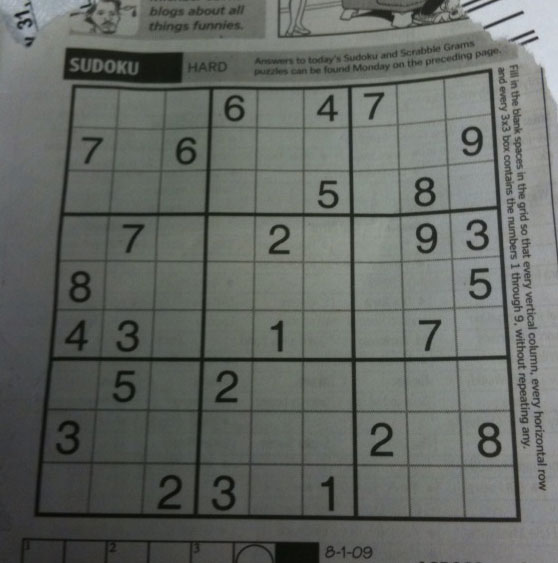
#> input picture day02_opencv_color/sudoku.png, 558 x 563 px
$ python step3_adaptive.py
#> lines starting #> are read from the running program, lines starting #| are printed output that depends on the picture; after the words box and inside, x2 and y2 are one past the last pixel; in counts of white or black regions, pixels touching at a corner belong together
import cv2 as cv
import numpy as np

# 이미지 읽기 (그레이스케일)
# — 조명 불균형이 있는 이미지 권장
img = cv.imread('sudoku.png', cv.IMREAD_GRAYSCALE)
#> img: shape (563, 558); min 7, max 218, mean 101.8

# 콜백 함수
# def nothing(x):
#     pass
def nothing(x):
    pass
# 창 생성
cv.imshow('image', img)

# 트랙바 생성
# — blockSize (3~31, 초기값 11, 반드시 홀수)
cv.createTrackbar('blockSize', 'image', 11, 31, nothing)
# — C (0~20, 초기값 2)
cv.createTrackbar('C', 'image', 2, 20, nothing)

# 반복문
while(1):
    # 트랙바 값 읽기
    block = cv.getTrackbarPos('blockSize', 'image')
    C = cv.getTrackbarPos('C', 'image') # C 값 읽어오기 추가
    # blockSize가 짝수면 1 더하기 (홀수 보장)
    # — if blockSize % 2 == 0: blockSize += 1
    if block < 3:
        block = 3
    if block % 2 == 0:
        block += 1
    # Global Threshold (고정)
    # — cv.threshold(img, 127, 255, cv.THRESH_BINARY)
    ret1, global_th = cv.threshold(img, 127, 255, cv.THRESH_BINARY)
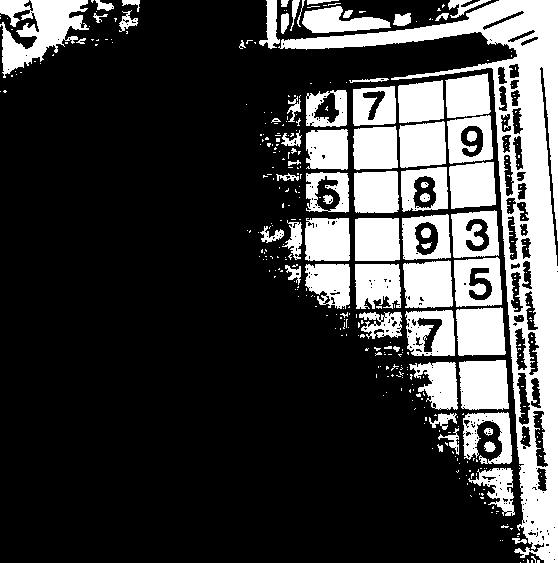
#> global_th: shape (563, 558); 25.3% white; 376 white regions (307 under 20 px), largest, box (x1, y1, x2, y2) and area: (278, 0, 558, 563) 25952, (0, 0, 89, 78) 3634, (459, 360, 509, 410) 2273
    # Otsu 자동 이진화
    # — cv.threshold(img, 0, 255, cv.THRESH_BINARY + cv.THRESH_OTSU)
    ret2, otsu_th = cv.threshold(img, 0, 255, cv.THRESH_BINARY + cv.THRESH_OTSU)
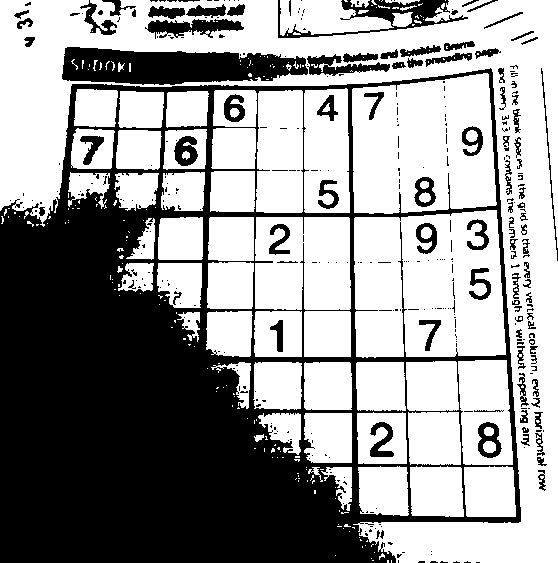
#> otsu_th: shape (563, 558); 59.4% white; 361 black regions (263 under 20 px), largest, box (x1, y1, x2, y2) and area: (0, 68, 521, 563) 104893, (62, 47, 308, 85) 6753, (278, 0, 468, 38) 1967
#> ret2 = 96
    # Adaptive Mean Threshold
    # — cv.adaptiveThreshold(img, 255, cv.ADAPTIVE_THRESH_MEAN_C,
    #                        cv.THRESH_BINARY, blockSize, C)
    mean_th = cv.adaptiveThreshold(img, 255, cv.ADAPTIVE_THRESH_MEAN_C, cv.THRESH_BINARY, block, C)
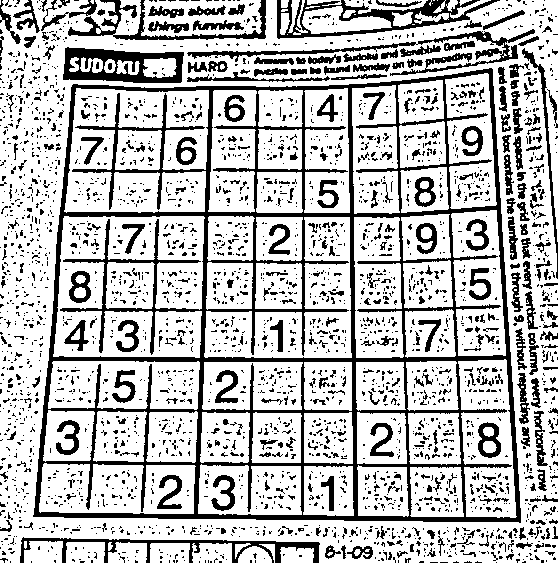
#> mean_th: shape (563, 558); 74.4% white; 2935 black regions (2574 under 20 px), largest, box (x1, y1, x2, y2) and area: (33, 68, 521, 523) 30399, (277, 0, 500, 39) 2538, (63, 47, 184, 83) 2362
    # Adaptive Gaussian Threshold
    # — cv.adaptiveThreshold(img, 255, cv.ADAPTIVE_THRESH_GAUSSIAN_C,
    #                        cv.THRESH_BINARY, blockSize, C)
    gaussian_th = cv.adaptiveThreshold(img, 255, cv.ADAPTIVE_THRESH_GAUSSIAN_C, cv.THRESH_BINARY, block, C)
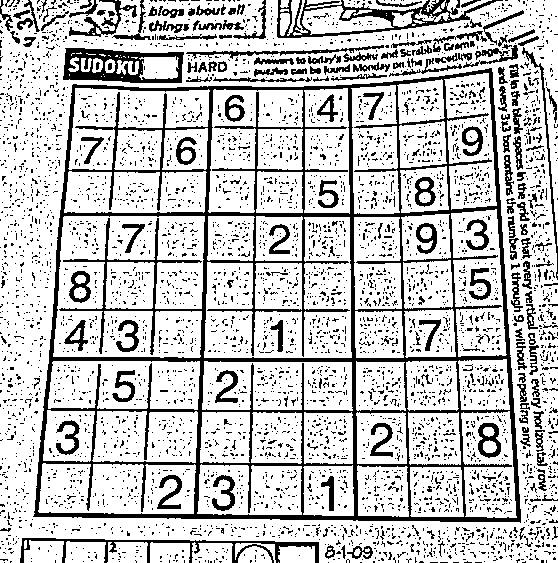
#> gaussian_th: shape (563, 558); 77.6% white; 4658 black regions (4444 under 20 px), largest, box (x1, y1, x2, y2) and area: (33, 68, 521, 523) 26610, (277, 0, 503, 38) 2178, (63, 48, 184, 83) 2143
    # 2x2 격자로 표시
    # — top = np.hstack([global_th, otsu_th])
    # — bottom = np.hstack([mean_th, gaussian_th])
    # — result = np.vstack([top, bottom])
    top = np.hstack([global_th, otsu_th])
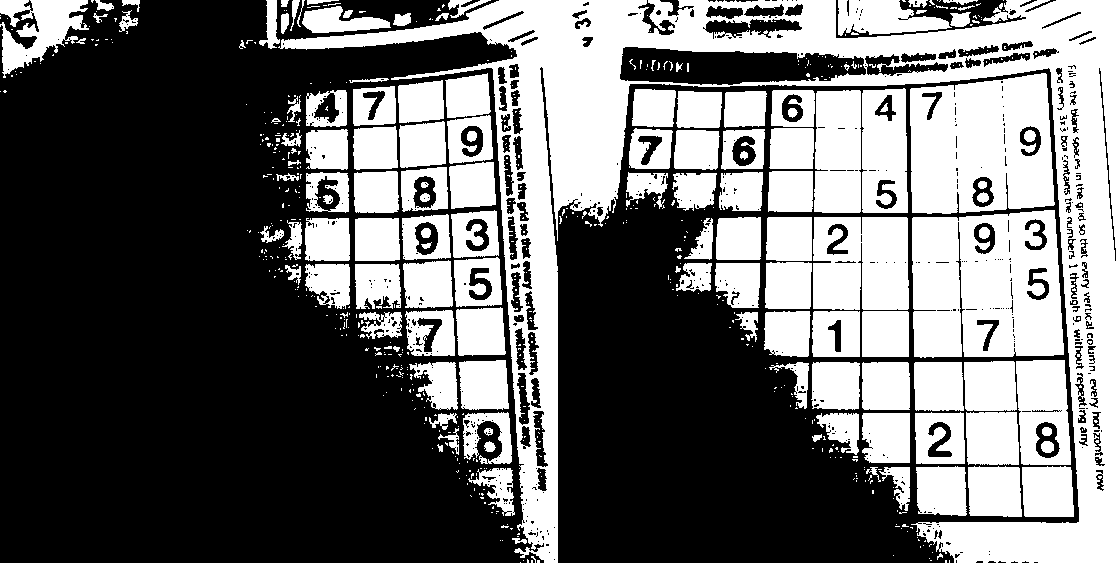
#> top: shape (563, 1116); 42.3% white; 646 white regions (515 under 20 px), largest, box (x1, y1, x2, y2) and area: (278, 0, 1116, 563) 89656, (912, 210, 1064, 358) 19131, (910, 73, 1055, 214) 16793
    bottom = np.hstack([mean_th, gaussian_th])
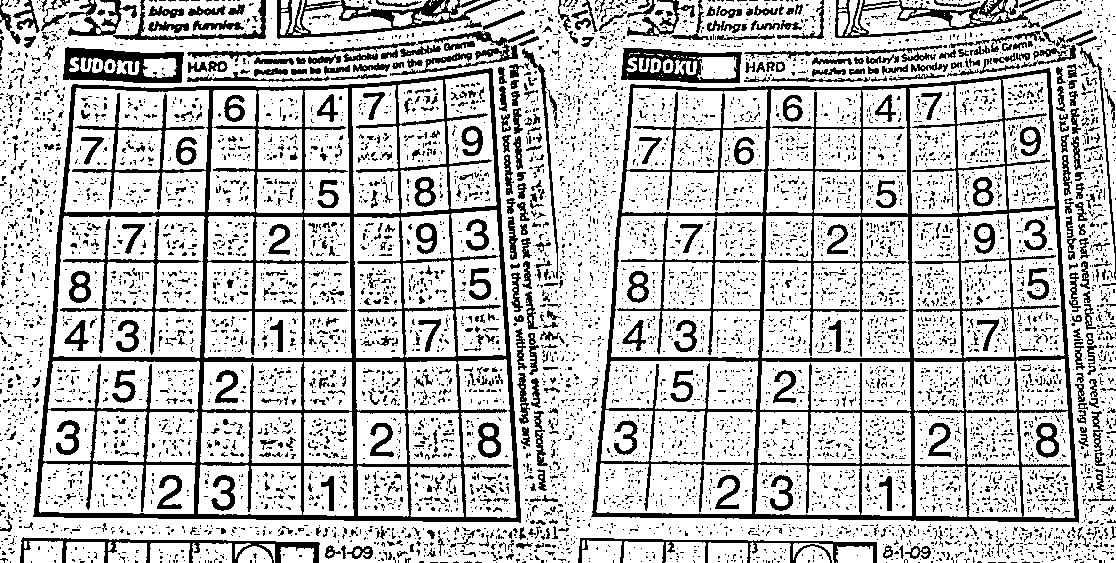
#> bottom: shape (563, 1116); 76% white; 7581 black regions (7004 under 20 px), largest, box (x1, y1, x2, y2) and area: (33, 68, 521, 523) 30399, (591, 68, 1079, 523) 26610, (277, 0, 500, 39) 2538
    result = np.vstack([top, bottom])
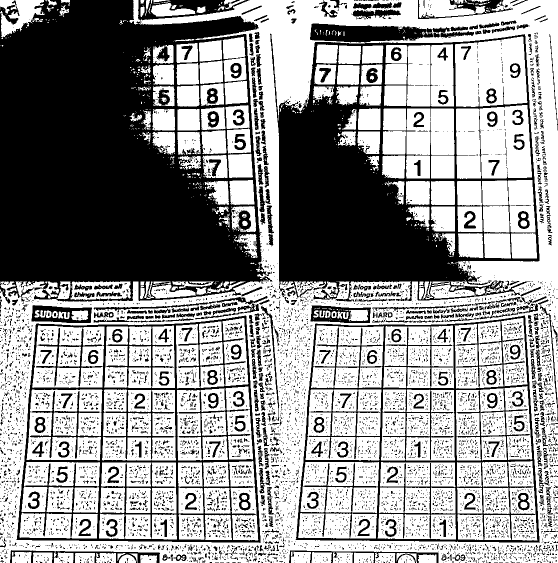
#> result: shape (1126, 1116) (shown at 1/2 size); 59.1% white; 8098 black regions (7396 under 20 px), largest, box (x1, y1, x2, y2) and area: (0, 0, 545, 607) 230339, (540, 67, 1079, 603) 109372, (33, 631, 521, 1086) 30399
    cv.imshow('image', result)
    # 'q' → 종료
    if cv.waitKey(1) & 0xFF == ord('q'):
#> (key q is pressed here)
        break
# 창 닫기
cv.destroyAllWindows()
